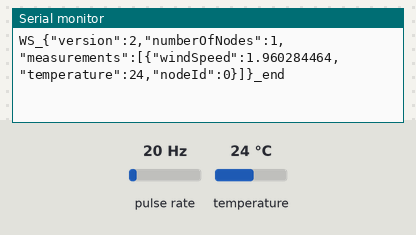
Bench run of a sketch on a simulated Arduino Nano, built for the host (arithmetic inside an expression is 32-bit, double 64-bit). Shown: the last lines printed to the serial monitor. Wiring (inferred from the names in the program): pulse sensor: data pin 2. Inputs (shaded band) come from the test bench; at power-on: pulse rate 20 Hz, temperature 24 °C. Random numbers use the default seed unless the sketch sets one.

Above: at 1.2 s.
1.3 s: pulse rate (sensor on pin 2) set to 4 Hz
At 1.9 s:
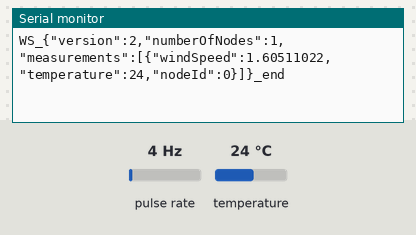
2.8 s: temperature set to 12 °C
At 3.4 s:
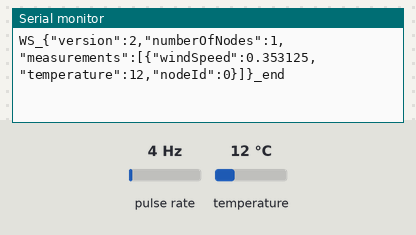
4.3 s: pulse rate (sensor on pin 2) set to 50 Hz
At 4.81 s:
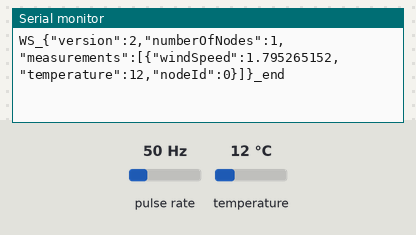
5.8 s: temperature set to 19 °C
At 6.9 s:
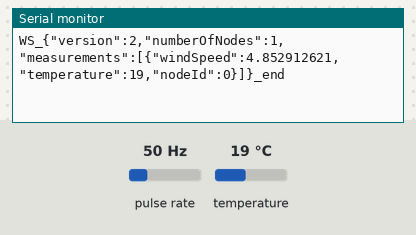
Timing chart, 0 to 8.8 s (numbered marks = the images above; inputs shaded):
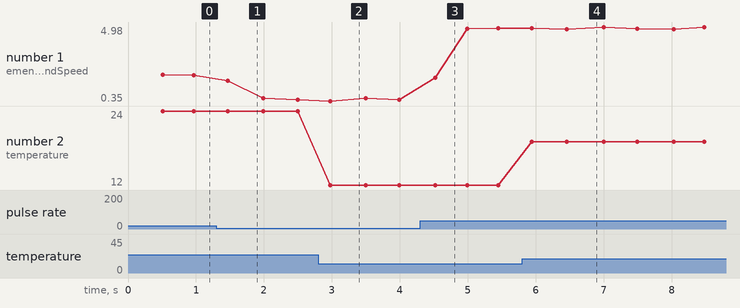

Measured:
- after the input at 1.3 s, the serial monitor: prints a new line after 0.16 s (image 1)
- after the input at 2.8 s, the serial monitor: prints a new line after 0.18 s (image 2)
- after the input at 4.3 s, the serial monitor: prints a new line after 0.22 s (image 3)
- after the input at 5.8 s, the serial monitor: prints a new line after 0.14 s (image 4)
- plotted number 1: 1.96 → 0.43 after the input at 1.3 s, 0.44 → 4.91 after the input at 4.3 s
- plotted number 2: 24 → 12 after the input at 2.8 s, 12 → 19 after the input at 5.8 s

The sketch:

weatherstation.ino
```cpp
#include <OneWire.h>
#include <ArduinoJson.h>

/**
 * Weather Station Firmware v2.1
 * Optimized for Arduino Nano / HC-05 Bluetooth
 *
 * High-precision, non-blocking weather monitor designed for
 * custom 4-cup carbon-fiber anemometers with 5-window optical encoders.
 */

// --- Configuration ---
#define PIN_ONEWIRE 5
#define PIN_ANEMOMETER 2
#define BAUDRATE 9600
#define SERIAL_TIMEOUT 300

// --- Sensor Objects ---
OneWire oneWire(PIN_ONEWIRE);
// volatile unsigned int for safety: Prevents overflow at high wind speeds (5 windows/rev)
volatile unsigned int pulseCount = 0;

// --- State Variables ---
unsigned long previousMillis = 0;
int currentInterval = 500;    // Target sampling interval in ms
double lastValidTemp = 20.0;
double lastValidWind = 0.0;
byte sensorAddr[8];
bool isSensorFound = false;
bool isFamilyS20 = false;     // True for DS18S20, False for DS18B20

// --- Calibration Constants (Custom 4-Cup 5-Window Carbon Anemometer) ---
// R = 28.5mm, 4 cups, 5 pulses/rev, K = 2.7
// Formula: v = (Hz * WIND_SCALE) + WIND_OFFSET
const double WIND_SCALE = 0.097;   // Calculated: 0.0967 m/s per pulse/sec
const double WIND_OFFSET = 0.05;  // Tunable: Minimal friction threshold

/**
 * Entry point: Configures hardware pins, serial communication,
 * and initializes the OneWire temperature sensor.
 */
void setup() {
  Serial.begin(BAUDRATE);
  Serial.setTimeout(SERIAL_TIMEOUT);

  // 1. Initialize Anemometer
  // Uses CHANGE interrupt to count both rising and falling edges
  pinMode(PIN_ANEMOMETER, INPUT_PULLUP);
  attachInterrupt(digitalPinToInterrupt(PIN_ANEMOMETER), onWindPulse, CHANGE);

  // 2. Initialize Temperature Sensor
  initializeTemperatureSensor();

  // Trigger the first conversion immediately
  if (isSensorFound) {
    startTemperatureConversion();
  }
}

/**
 * Main Loop: Orchestrates the non-blocking sampling cycle.
 * Calculates averages and transmits a framed JSON packet.
 */
void loop() {
  unsigned long currentMillis = millis();

  // Check if it's time for the next sample
  if (currentMillis - previousMillis >= (unsigned long)currentInterval) {
    double timeDeltaSeconds = (currentMillis - previousMillis) / 1000.0;

    // Safety check to prevent division by zero
    if (timeDeltaSeconds < 0.001) timeDeltaSeconds = 0.001;

    // 1. Calculate Wind Speed (Atomic read of pulseCount)
    noInterrupts();
    unsigned int currentPulses = pulseCount;
    pulseCount = 0;
    interrupts();

    // Convert edges (CHANGE) to full pulses and calculate frequency
    double frequency = (currentPulses / 2.0) / timeDeltaSeconds;

    // Apply linear calibration if moving (> 0.01 Hz), otherwise 0
    double wind = (frequency > 0.01) ? (frequency * WIND_SCALE + WIND_OFFSET) : 0.0;

    // Basic noise filtering: speeds > 50m/s are likely electrical noise
    if (wind >= 0 && wind < 50.0) {
      lastValidWind = wind;
    }

    // 2. Process Temperature
    if (isSensorFound) {
      double newTemp = readTemperatureFromSensor();

      // Sanity Filter: 85.0 is sensor default, -127.0 is error
      if (newTemp != 85.0 && newTemp > -35.0 && newTemp < 65.0) {
        lastValidTemp = newTemp;
      }

      // Start the next conversion cycle (takes ~750ms)
      startTemperatureConversion();
    }

    // 3. Transmit the data frame to the Android app
    sendTelemetryPacket(lastValidWind, lastValidTemp);

    // 4. Update timing with jitter
    previousMillis = currentMillis;
    currentInterval = random(450, 550);
  }
}

/**
 * Interrupt Service Routine (ISR) triggered by the anemometer.
 */
void onWindPulse() {
  pulseCount++;
}

/**
 * Scans the OneWire bus for a DS18x20 series sensor.
 */
void initializeTemperatureSensor() {
  if (!oneWire.search(sensorAddr)) {
    Serial.println(F("Status: No OneWire sensors found."));
    oneWire.reset_search();
    isSensorFound = false;
  } else {
    if (OneWire::crc8(sensorAddr, 7) == sensorAddr[7]) {
      isSensorFound = true;
      if (sensorAddr[0] == 0x10) {
        isFamilyS20 = true;
        Serial.println(F("Status: DS18S20 detected."));
      } else if (sensorAddr[0] == 0x28) {
        isFamilyS20 = false;
        Serial.println(F("Status: DS18B20 detected."));
      }
    } else {
      Serial.println(F("Error: OneWire CRC failed."));
      isSensorFound = false;
    }
  }
}

void startTemperatureConversion() {
  oneWire.reset();
  oneWire.select(sensorAddr);
  oneWire.write(0x44, 1);
}

double readTemperatureFromSensor() {
  byte data[12];
  oneWire.reset();
  oneWire.select(sensorAddr);
  oneWire.write(0xBE);

  for (int i = 0; i < 9; i++) {
    data[i] = oneWire.read();
  }

  int16_t raw = (data[1] << 8) | data[0];
  if (isFamilyS20) {
    raw = raw << 3;
    if (data[7] == 0x10) {
      raw = (raw & 0xFFF0) + 12 - data[6];
    }
  }
  return (double)raw / 16.0;
}

void sendTelemetryPacket(double wind, double temp) {
  StaticJsonBuffer<200> jsonBuffer;
  JsonObject& root = jsonBuffer.createObject();

  root["version"] = 2;
  root["numberOfNodes"] = 1;

  JsonArray& measurements = root.createNestedArray("measurements");
  JsonObject& m0 = measurements.createNestedObject();
  m0["windSpeed"] = wind;
  m0["temperature"] = temp;
  m0["nodeId"] = 0;

  Serial.print("WS_");
  root.printTo(Serial);
  Serial.println("_end");
}
```
